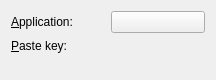
<ui version="4.0" >
 <class>AppKey</class>
 <widget class="QWidget" name="AppKey" >
  <property name="geometry" >
   <rect>
    <x>0</x>
    <y>0</y>
    <width>216</width>
    <height>80</height>
   </rect>
  </property>
  <layout class="QVBoxLayout" name="verticalLayout" >
   <item>
    <layout class="QGridLayout" name="gridLayout" >
     <item row="0" column="0" >
      <widget class="QLabel" name="appLabel" >
       <property name="text" >
        <string>&amp;Application:</string>
       </property>
       <property name="buddy" >
        <cstring>appButton</cstring>
       </property>
      </widget>
     </item>
     <item row="0" column="1" >
      <widget class="KPushButton" name="appButton" >
       <property name="checkable" >
        <bool>true</bool>
       </property>
       <property name="checked" >
        <bool>false</bool>
       </property>
      </widget>
     </item>
     <item row="1" column="0" >
      <widget class="QLabel" name="pasteLabel" >
       <property name="text" >
        <string>&amp;Paste key:</string>
       </property>
       <property name="buddy" >
        <cstring>pasteButton</cstring>
       </property>
      </widget>
     </item>
     <item row="1" column="1" >
      <widget class="KKeySequenceWidget" name="pasteButton" />
     </item>
    </layout>
   </item>
   <item>
    <spacer name="verticalSpacer" >
     <property name="orientation" >
      <enum>Qt::Vertical</enum>
     </property>
     <property name="sizeHint" stdset="0" >
      <size>
       <width>20</width>
       <height>6</height>
      </size>
     </property>
    </spacer>
   </item>
  </layout>
 </widget>
 <customwidgets>
  <customwidget>
   <class>KKeySequenceWidget</class>
   <extends>QWidget</extends>
   <header>kkeysequencewidget.h</header>
  </customwidget>
  <customwidget>
   <class>KPushButton</class>
   <extends>QPushButton</extends>
   <header>kpushbutton.h</header>
  </customwidget>
 </customwidgets>
 <resources/>
 <connections/>
</ui>
